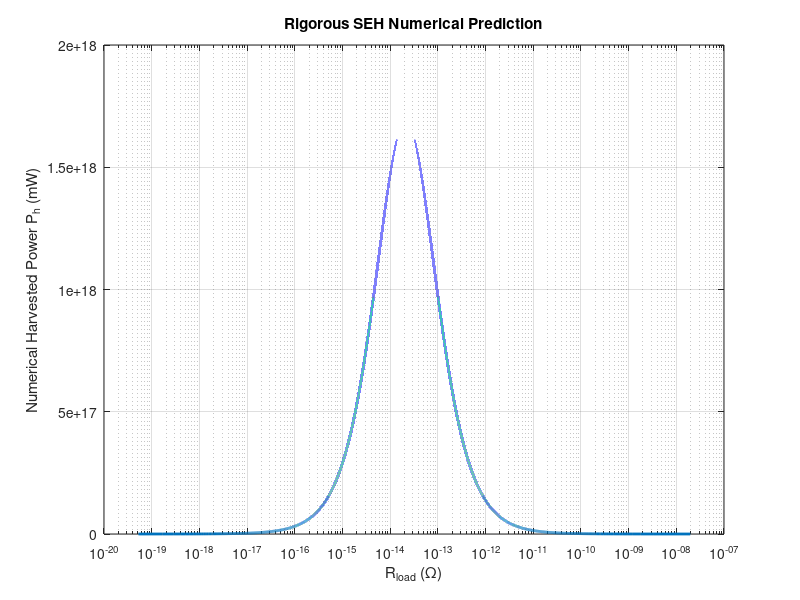

This chart was generated by the following MATLAB code:
clear; clc; close all;

load('fitted_van_dyke_params.mat', 'Lfit', 'Rfit', 'Cfit', 'Cpfit');
load('equivalent_source_voltage.mat', 'Veq');

f = 185;
w = 2*pi*f;

L = Lfit;
R = Rfit;
C = Cfit;
Cp = Cpfit;

% Set this to match your rectifier.
% If you want the cleanest comparison, make your Simscape diode ideal and use VF = 0.
% If using real diodes, use an effective total bridge drop, often 0.8-1.4 V.
VF = 1.0;

% Sweep normalized rectified voltage
vtilde = linspace(1e-6, 1-1e-6, 200000);

theta = acos(1 - 2*vtilde);

XL = w*L;
XC = -1/(w*C);

ReZ = (1./(pi*w*Cp)) .* sin(theta).^2;

XE = (1./(pi*w*Cp)) .* ...
    (sin(theta).*cos(theta) - theta);

Ieq = Veq ./ sqrt((XL + XC + XE).^2 + (R + ReZ).^2);

Voc = Ieq ./ (w*Cp);

vFtilde = VF ./ Voc;

Rh = (4./(pi*w*Cp)) .* (vtilde - vFtilde) .* (1 - vtilde);
Rd = (4./(pi*w*Cp)) .* vFtilde .* (1 - vtilde);

Ph = 0.5 .* Ieq.^2 .* Rh;

Vstore = vtilde .* Voc - VF;

Rload_num = Vstore.^2 ./ Ph;

valid = isfinite(Rload_num) & isfinite(Ph) & ...
    Rload_num > 0 & Ph > 0 & Vstore > 0 & Rh > 0;

Rload_num = Rload_num(valid);
Ph = Ph(valid);
Vstore = Vstore(valid);
vtilde = vtilde(valid);
Ieq = Ieq(valid);
Voc = Voc(valid);

[Rload_num, idxSort] = sort(Rload_num);
Ph = Ph(idxSort);
Vstore = Vstore(idxSort);
vtilde = vtilde(idxSort);
Ieq = Ieq(idxSort);
Voc = Voc(idxSort);

[Phmax, idxMax] = max(Ph);

fprintf("\n--- Rigorous SEH Numerical Result ---\n");
fprintf("Pmax = %.6f mW\n", Phmax*1e3);
fprintf("Ropt = %.6g Ohm\n", Rload_num(idxMax));
fprintf("Vstore at optimum = %.6g V\n", Vstore(idxMax));
fprintf("Vrect/Voc at optimum = %.4f\n", vtilde(idxMax));

save('rigorous_SEH_numerical_curve.mat', ...
    'Rload_num', 'Ph', 'Vstore', 'vtilde', 'Ieq', 'Voc');

figure;
semilogx(Rload_num, Ph*1e3, 'LineWidth', 2);
grid on;
xlabel('R_{load} (\Omega)');
ylabel('Numerical Harvested Power P_h (mW)');
title('Rigorous SEH Numerical Prediction');
